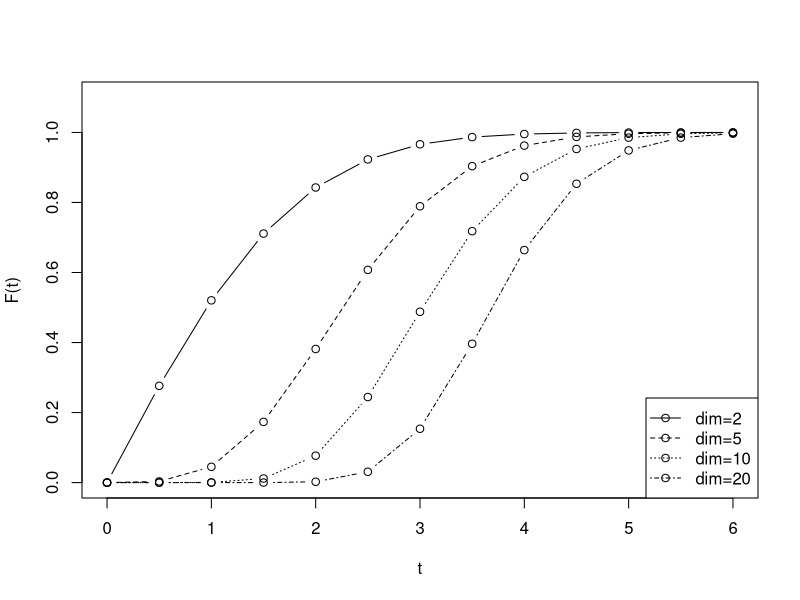

The R source for this figure:
 x <- read.table("tukey.txt")

 postscript(file="./tukey.eps",width=6,height=6,horizontal=FALSE,
  onefile=FALSE,paper="special",family="Helvetica")
 N <- length(x$V1)
 xl <- c(min(x$V1),max(x$V1))
 yl <- c(0,1.1)
 plot(x$V1,x$V2, xlim=xl,ylim=yl,xlab="t",ylab="F(t)",lty=1,type="b")
 par(new=T)
 plot(x$V1,x$V3,,xlim=xl,ylim=yl,xlab="",ylab="",lty=2,type="b",axes=F)
 par(new=T)
 plot(x$V1,x$V4, xlim=xl,ylim=yl,xlab="",ylab="",lty=3,type="b",axes=F)
 par(new=T)
 plot(x$V1,x$V5, xlim=xl,ylim=yl,xlab="",ylab="",lty=4,type="b",axes=F)
 par(new=T)
 legend("bottomright",
        legend = c("dim=2", "dim=5", "dim=10", "dim=20"),
        col = c("black", "black", "black", "black"),
        pch = c(1,1,1,1),
        lty = c(1,2,3,4)
       )
 dev.off()
 par(new=F)